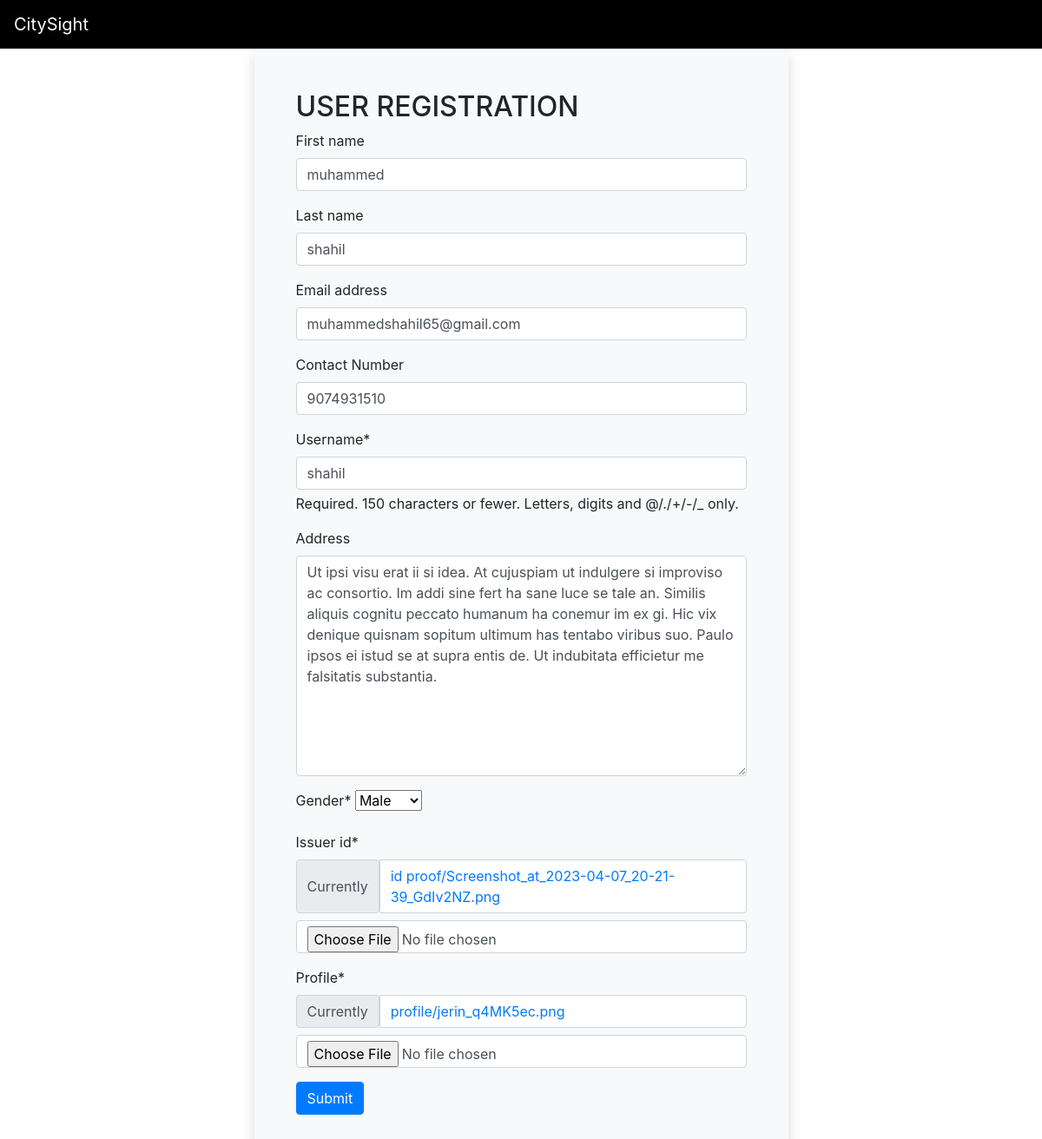
The app's page /account/profile/edit/1 with its own data.
### account/models.py (models this page shows, shortened)
class User(AbstractUser):
    phone = models.CharField(
        verbose_name='Contact Number',
        max_length=13,
        blank=True,
        null=True,
        default=''
    )
    user_type = models.CharField(
        choices=(
        ('user','user'),
        ('admin','admin')
        ),
        default='user',
        max_length=10
    )

class UserExtra(models.Model):
    address = models.TextField(
        max_length=1000,
        null=True,
        blank=True
    )
    gender = models.IntegerField(
        choices=(
            (0,'Male'),
            (1,'Female')
        ),
        default=0
    )
    issuer_id=models.ImageField(
        max_length=300,
        upload_to="id proof",
    )
    issuer_image=models.ImageField(
        verbose_name="profile",
        max_length=300,
        upload_to="profile",
    )
    user = models.ForeignKey(
        to=User,
        on_delete=models.CASCADE
    )

### account/views.py (the view)
# urls.py: path('profile/edit/<int:id>',update,name='update'),
def update(request, id):
    user = get_object_or_404(UserExtra, id=id)
    if request.method == 'POST':
        form1 = Userwp(request.POST, instance=user.user)
        form2 = UserExtraForm(request.POST, request.FILES, instance=user)
        if form1.is_valid() and form2.is_valid():
            obj1 = form1.save(commit=False)
            obj2 = form2.save(commit=False)
            obj1.User_type ='user'
            obj1.save()
            obj2.user =obj1
            obj2.save()
            return redirect('user_index')
    else:
        form1 = Userwp(instance=user.user)
        form2 = UserExtraForm(instance=user)
    context = {
        'form1': form1,
        'form2': form2,
    }
    return render(request, 'account/edit.html', context)

### account/forms.py
class Userwp(forms.ModelForm):
    class Meta:
        model = User
        fields = ['first_name','last_name','email','phone','username']

class UserExtraForm(forms.ModelForm):
    class Meta:
        model = UserExtra
        exclude = ['user']

### account/templates/account/edit.html (shortened to what this page needs)
{% extends 'account/shared/base.html' %}
{% load crispy_forms_tags %}
{% block main %}
         <div class="row">
           <div class="col-sm-6 offset-3 bg-light shadow rounded p-5">
            <h2>USER REGISTRATION</h2>
            <form method="post" enctype="multipart/form-data">
                {{ form1 | crispy }}
                {{ form2 | crispy }}
                <div class="form-group">
                    <button class="btn btn-primary">Submit</button>
                </div>
            </form>
           </div>
         </div>
{% endblock main %}

### records on screen
User: first_name "muhammed", last_name "shahil", email "muhammedshahil65@gmail.com", phone "9074931510", username "shahil"
UserExtra: address "Ut ipsi visu erat ii si idea. At cujuspiam ut indulgere si improviso ac consortio. Im addi sine fert ha sane luce se tale an. Similis aliquis cognitu peccato humanum ha conemur im ex gi. Hic vix denique quisnam sopitum ultimum has tentabo viribus suo. Paulo ipsos ei istud se at supra entis de. Ut indubitata efficietur me falsitatis substantia.", gender "Male"
